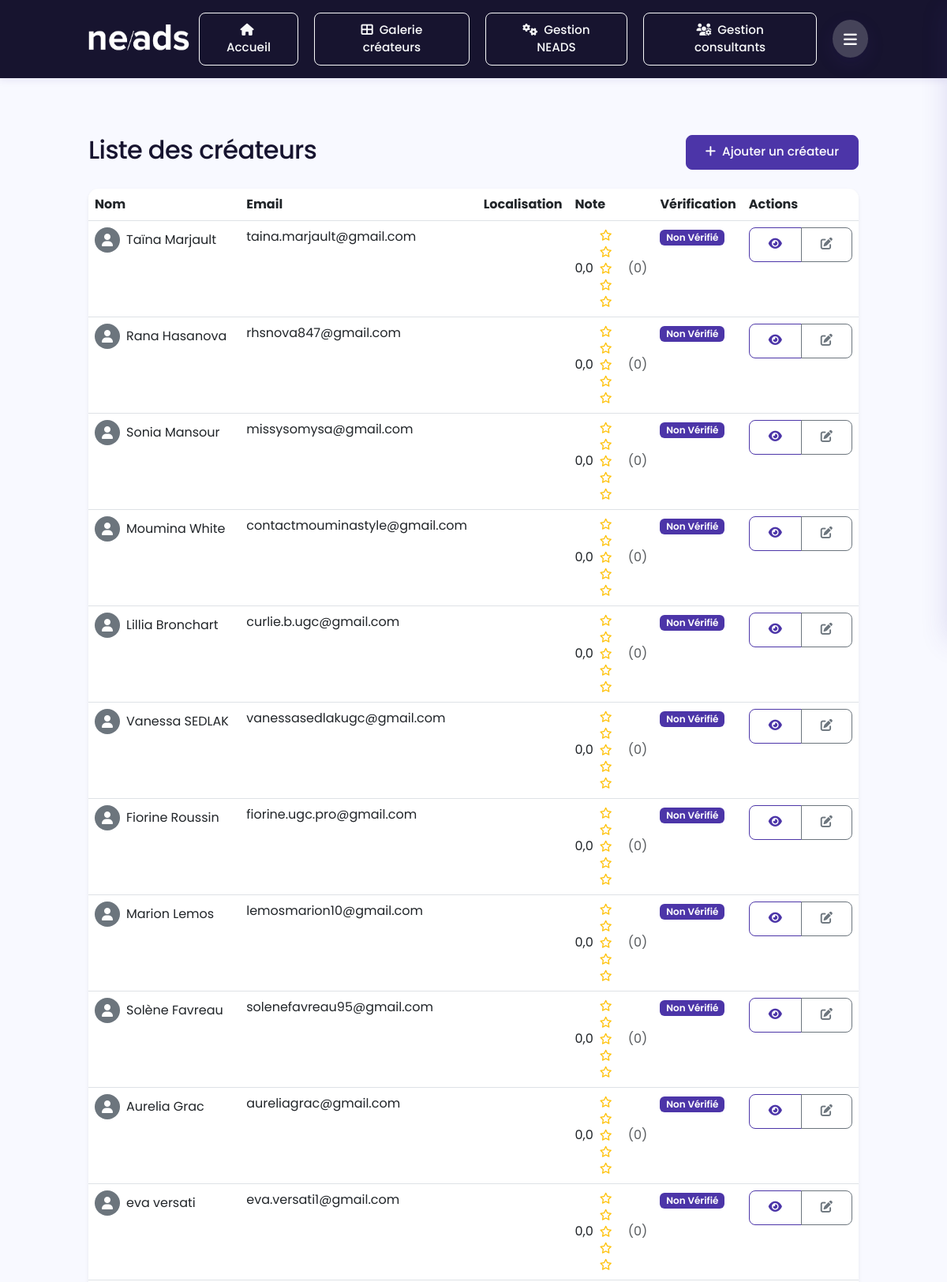
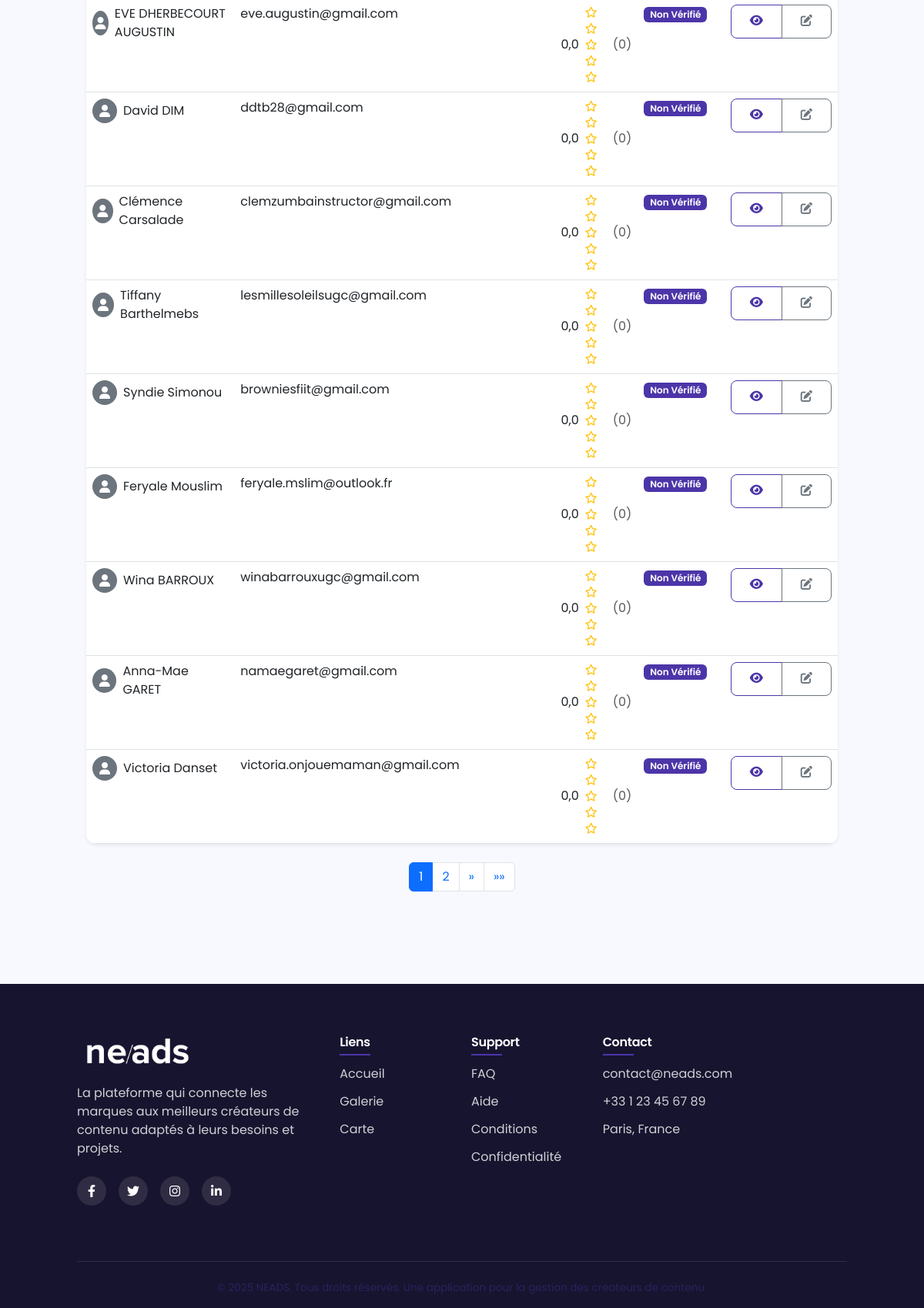
/creators/list/ (signed in), run on an earlier commit of the app's database (2 pictures, top to bottom).
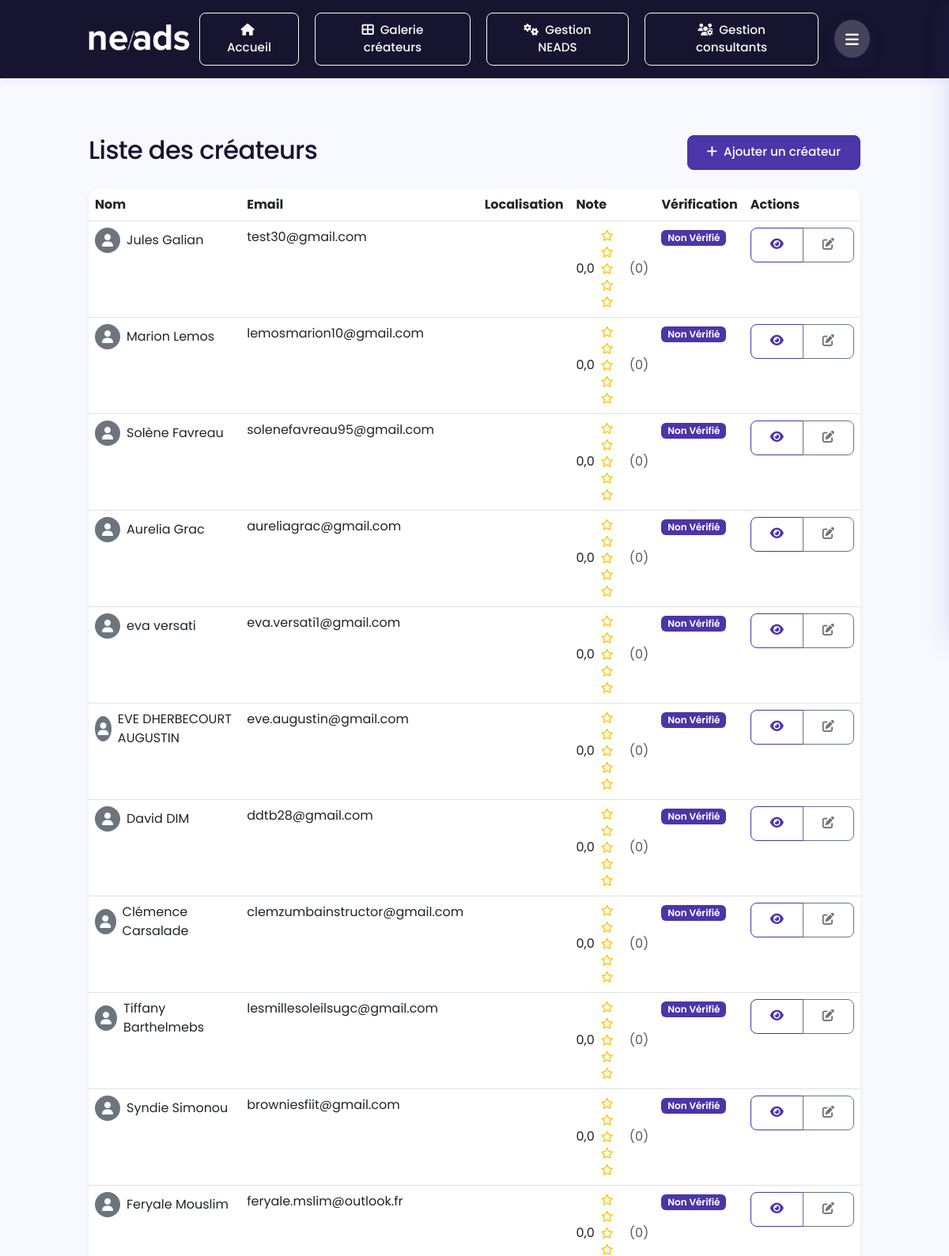
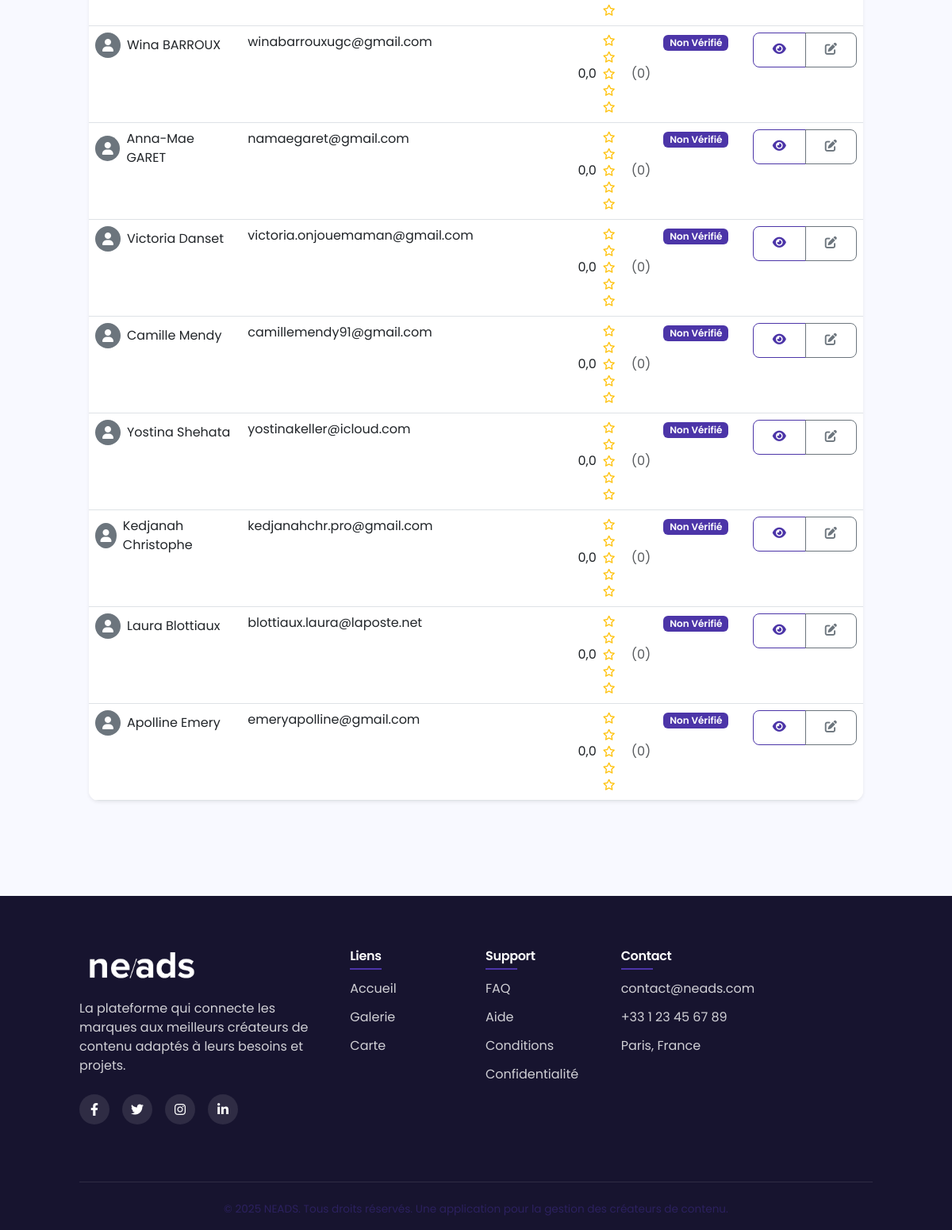
And on a later commit of the database (2 pictures, top to bottom).
### neads/creators/models.py (models this page shows, shortened)
class Creator(models.Model):
    GENDER_CHOICES = (
        ('M', 'Homme'),
        ('F', 'Femme'),
        ('O', 'Autre'),
    )
    user = models.OneToOneField(User, on_delete=models.SET_NULL, blank=True, null=True, related_name='creator_profile')
    first_name = models.CharField(max_length=50)
    last_name = models.CharField(max_length=50)
    full_name = models.CharField(max_length=100, blank=True)  # Auto-généré
    age = models.PositiveIntegerField(validators=[MinValueValidator(13), MaxValueValidator(100)])
    gender = models.CharField(max_length=1, choices=GENDER_CHOICES)
    featured_image = models.ImageField(upload_to=featured_image_upload_path, blank=True, null=True, verbose_name="Image mise en avant")
    youtube_link = models.URLField(max_length=255, blank=True, null=True, verbose_name="Chaîne YouTube")
    tiktok_link = models.URLField(max_length=255, blank=True, null=True, verbose_name="Profil TikTok")
    instagram_link = models.URLField(max_length=255, blank=True, null=True, verbose_name="Profil Instagram")
    location = models.ForeignKey(Location, on_delete=models.SET_NULL, null=True, related_name='creators')
    email = models.EmailField()
    phone = models.CharField(max_length=20, blank=True, null=True)
    domains = models.ManyToManyField(Domain, related_name='creators')
    bio = models.TextField(blank=True, null=True)
    equipment = models.CharField(max_length=255, blank=True, null=True)
    delivery_time = models.CharField(max_length=50, blank=True, null=True)
    mobility = models.BooleanField(default=False)
    can_invoice = models.BooleanField(default=False)
    previous_clients = models.TextField(blank=True, null=True)
    average_rating = models.DecimalField(max_digits=3, decimal_places=2, default=0.0)
    total_ratings = models.PositiveIntegerField(default=0)
    created_at = models.DateTimeField(auto_now_add=True)
    updated_at = models.DateTimeField(auto_now=True)
    last_activity = models.DateTimeField(blank=True, null=True)

### neads/creators/views.py (the view)
# urls.py: path('list/', views.creators_list, name='creator_list'),
@login_required
@role_required(['admin', 'consultant'])
def creators_list(request):
    creators = Creator.objects.all().order_by('-created_at')
    query = request.GET.get('q')
    if query:
        creators = creators.filter(
            Q(first_name__icontains=query) |
            Q(last_name__icontains=query) |
            Q(email__icontains=query)
        )
    paginator = Paginator(creators, 20)  # 20 créateurs par page
    page_number = request.GET.get('page', 1)
    page_obj = paginator.get_page(page_number)
    context = {
        'creators': page_obj,
        'total_creators': paginator.count,
        'q': query,
        'is_paginated': paginator.num_pages > 1,
        'page_obj': page_obj,
        'paginator': paginator,
    }
    return render(request, 'creators/creators_list.html', context)

### neads/creators/views.py (called while the page is built)
def role_required(allowed_roles):
    def decorator(view_func):
        @wraps(view_func)
        def wrapper(request, *args, **kwargs):
            if not request.user.is_authenticated:
                return redirect('login')
            if request.user.role not in allowed_roles:
                return HttpResponseForbidden("Vous n'avez pas les permissions nécessaires pour accéder à cette page.")
            return view_func(request, *args, **kwargs)
        return wrapper
    return decorator

### templates/creators/creators_list.html (shortened to what the changed rows need)
{% extends "base.html" %}
{% block content %}
<div class="container py-4">
    <div class="row mb-4">
        <div class="col">
            <h1 class="h2 mb-0">Liste des créateurs</h1>
        </div>
    </div>
    <div class="card shadow-sm border-0">
        <div class="card-body p-0">
            <div class="table-responsive">
                <table class="table table-hover mb-0">
                    <thead class="bg-light">
                        <tr>
                            <th>Nom</th>
                            <th>Email</th>
                            <th>Localisation</th>
                            <th>Note</th>
                            <th>Vérification</th>
                            <th>Actions</th>
                        </tr>
                    </thead>
                    <tbody>
                        {% for creator in creators %}
                        <tr>
                            <td>
                                <div class="d-flex align-items-center">
                                    {% if creator.profile_image %}
                                    <img src="{{ creator.profile_image.url }}" alt="{{ creator.full_name }}" class="rounded-circle me-2" style="width: 32px; height: 32px;">
                                    {% else %}
                                    <div class="bg-secondary rounded-circle me-2 d-flex align-items-center justify-content-center" style="width: 32px; height: 32px; color: white;">
                                        <i class="fas fa-user"></i>
                                    </div>
                                    {% endif %}
                                    <div>
                                        <a href="{% url 'creator_detail' creator.id %}" class="text-decoration-none">
                                            {{ creator.full_name }}
                                        </a>
                                    </div>
                                </div>
                            </td>
                            <td>{{ creator.email }}</td>
                            <td>
                            </td>
                            <td>
                                <div class="d-flex align-items-center">
                                    <span class="me-2">{{ creator.average_rating|floatformat:1 }}</span>
                                    <div class="star-rating small">
                                        {% for i in "12345" %}
                                            {% if forloop.counter <= creator.average_rating %}
                                                <i class="fas fa-star text-warning"></i>
                                            {% elif forloop.counter <= creator.average_rating|add:0.5 %}
                                                <i class="fas fa-star-half-alt text-warning"></i>
                                            {% else %}
                                                <i class="far fa-star text-warning"></i>
                                            {% endif %}
                                        {% endfor %}
                                    </div>
                                    <span class="ms-1 text-muted">({{ creator.total_ratings }})</span>
                                </div>
                            </td>
                            <td>
                                {% if creator.verified_by_neads %}
                                <span class="badge bg-success">Vérifié</span>
                                {% else %}
                                <span class="badge bg-secondary">Non vérifié</span>
                                {% endif %}
                            </td>
                            <td>
                                <div class="btn-group">
                                    <a href="{% url 'creator_detail' creator.id %}" class="btn btn-sm btn-outline-primary" title="Voir">
                                        <i class="fas fa-eye"></i>
                                    </a>
                                    <a href="{% url 'creator_edit' creator.id %}" class="btn btn-sm btn-outline-secondary" title="Modifier">
                                        <i class="fas fa-edit"></i>
                                    </a>
                                </div>
                            </td>
                        </tr>
                        {% empty %}
                        <tr>
                            <td colspan="6" class="text-center py-4">
                                <p class="text-muted mb-0">Aucun créateur trouvé</p>
                            </td>
                        </tr>
                        {% endfor %}
                    </tbody>
                </table>
            </div>
        </div>
    </div>
    {% if is_paginated %}
    <nav class="mt-4">
        <ul class="pagination justify-content-center">
            {% for i in paginator.page_range %}
                {% if page_obj.number == i %}
                <li class="page-item active"><span class="page-link">{{ i }}</span></li>
                {% elif i > page_obj.number|add:'-3' and i < page_obj.number|add:'3' %}
                <li class="page-item"><a class="page-link" href="?page={{ i }}">{{ i }}</a></li>
                {% endif %}
            {% endfor %}
            {% if page_obj.has_next %}
            <li class="page-item">
                <a class="page-link" href="?page={{ page_obj.next_page_number }}" aria-label="Suivante">
                    <span aria-hidden="true">&raquo;</span>
                </a>
            </li>
            <li class="page-item">
                <a class="page-link" href="?page={{ paginator.num_pages }}" aria-label="Dernière">
                    <span aria-hidden="true">&raquo;&raquo;</span>
                </a>
            </li>
            {% endif %}
        </ul>
    </nav>
    {% endif %}
</div>
{% endblock %}

What changed in the data, as far as the page shows it:
removed Creator: full_name "Taïna Marjault", email "taina.marjault@gmail.com", average_rating "0,0", total_ratings "0"
removed Creator: full_name "Rana Hasanova", email "rhsnova847@gmail.com", average_rating "0,0", total_ratings "0"
removed Creator: full_name "Sonia Mansour", email "missysomysa@gmail.com", average_rating "0,0", total_ratings "0"
removed Creator: full_name "Moumina White", email "contactmouminastyle@gmail.com", average_rating "0,0", total_ratings "0"
removed Creator: full_name "Lillia Bronchart", email "curlie.b.ugc@gmail.com", average_rating "0,0", total_ratings "0"
removed Creator: full_name "Vanessa SEDLAK", email "vanessasedlakugc@gmail.com", average_rating "0,0", total_ratings "0"
removed Creator: full_name "Fiorine Roussin", email "fiorine.ugc.pro@gmail.com", average_rating "0,0", total_ratings "0"
added Creator: full_name "Jules Galian", email "test30@gmail.com", average_rating "0,0", total_ratings "0"
added Creator: full_name "Camille Mendy", email "camillemendy91@gmail.com", average_rating "0,0", total_ratings "0"
added Creator: full_name "Yostina Shehata", email "yostinakeller@icloud.com", average_rating "0,0", total_ratings "0"
added Creator: full_name "Kedjanah Christophe", email "kedjanahchr.pro@gmail.com", average_rating "0,0", total_ratings "0"
added Creator: full_name "Laura Blottiaux", email "blottiaux.laura@laposte.net", average_rating "0,0", total_ratings "0"
added Creator: full_name "Apolline Emery", email "emeryapolline@gmail.com", average_rating "0,0", total_ratings "0"
Also different on the page:
list line gone: "1"
list line gone: "2"
